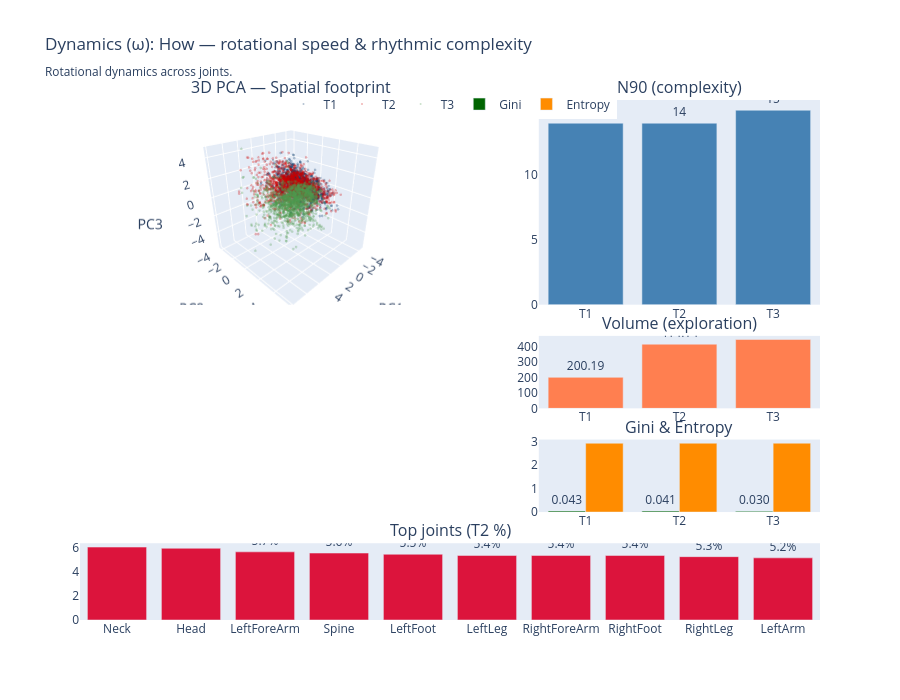

The notebook cell saved with this chart:
### Markdown cell above
## Phase 6: Museum-Grade Sectional Report (Interactive Deep Dive)

One viewport-height section per branch. Each section: **Hero 3D** (left 60%), **Logic panel** (right 40%: N90, Volume, Gini/Entropy), **Anatomy footer** (joint loadings). Bootstrap container max-width 1200px, Key Findings legend at top. Saved as **Subject_671_Interactive_DeepDive.html**.

### Code cell
# ============================================================
# Phase 6: Sectional figures + Interactive Deep Dive HTML
# ============================================================
from pathlib import Path
from EDA_PCA import create_phase6_branch_figures, save_interactive_deepdive_html

try:
    results_dir
except NameError:
    results_dir = (Path(PROJECT_ROOT) / "results" / f"Subject_{SUBJECT_ID}").resolve()
results_dir.mkdir(parents=True, exist_ok=True)

branch_figures = create_phase6_branch_figures(
    pca_results, n90_results, volume_results, stats_results, session_loadings,
)
deepdive_path = results_dir / f"Subject_{SUBJECT_ID}_Interactive_DeepDive.html"
save_interactive_deepdive_html(
    branch_figures, deepdive_path, subject_id=str(SUBJECT_ID),
    available_timepoints=AVAILABLE_TIMEPOINTS,
)
print(f"Phase 6 report saved: {deepdive_path}")
# Optional: display first branch figure in notebook
branch_figures[0][2].show()

### Figure 1 — Plotly figure (JSON) as saved in the notebook; plotly's stock layout.template omitted (floating-point values rounded to 4 significant figures; data arrays with more than 128 entries replaced by an {"elided": "..."} marker saying what was removed)
{"data": [{"legendgroup": "T1", "marker": {"color": "rgb(0, 51, 102)", "opacity": 0.3, "size": 1.5}, "mode": "markers", "name": "T1", "scene": "scene", "type": "scatter3d", "x": {"elided": "1500 float values"}, "y": {"elided": "1500 float values"}, "z": {"elided": "1500 float values"}}, {"legendgroup": "T2", "marker": {"color": "rgb(204, 0, 0)", "opacity": 0.3, "size": 1.5}, "mode": "markers", "name": "T2", "scene": "scene", "type": "scatter3d", "x": {"elided": "1500 float values"}, "y": {"elided": "1500 float values"}, "z": {"elided": "1500 float values"}}, {"legendgroup": "T3", "marker": {"color": "rgb(76, 153, 76)", "opacity": 0.3, "size": 1.5}, "mode": "markers", "name": "T3", "scene": "scene", "type": "scatter3d", "x": {"elided": "1500 float values"}, "y": {"elided": "1500 float values"}, "z": {"elided": "1500 float values"}}, {"marker": {"color": "steelblue"}, "showlegend": false, "text": ["14", "14", "15"], "textposition": "outside", "texttemplate": "%{y}", "type": "bar", "x": ["T1", "T2", "T3"], "xaxis": "x", "y": [14, 14, 15], "yaxis": "y"}, {"marker": {"color": "coral"}, "showlegend": false, "text": ["200.19", "414.14", "444.30"], "textposition": "outside", "type": "bar", "x": ["T1", "T2", "T3"], "xaxis": "x2", "y": [200.2, 414.1, 444.3], "yaxis": "y2"}, {"legendgroup": "gini", "marker": {"color": "darkgreen"}, "name": "Gini", "text": ["0.043", "0.041", "0.030"], "textposition": "outside", "type": "bar", "x": ["T1", "T2", "T3"], "xaxis": "x3", "y": [0.04297, 0.04087, 0.03022], "yaxis": "y3"}, {"legendgroup": "entropy", "marker": {"color": "darkorange"}, "name": "Entropy", "text": ["2.942", "2.942", "2.943"], "textposition": "outside", "type": "bar", "x": ["T1", "T2", "T3"], "xaxis": "x3", "y": [2.942, 2.942, 2.943], "yaxis": "y3"}, {"marker": {"color": "crimson"}, "showlegend": false, "text": ["6.1%", "6.0%", "5.7%", "5.6%", "5.5%", "5.4%", "5.4%", "5.4%", "5.3%", "5.2%"], "textposition": "outside", "type": "bar", "x": ["Neck", "Head", "LeftForeArm", "Spine", "LeftFoot", "LeftLeg", "RightForeArm", "RightFoot", "RightLeg", "LeftArm"], "xaxis": "x4", "y": [6.1, 6, 5.7, 5.6, 5.5, 5.4, 5.4, 5.4, 5.3, 5.2], "yaxis": "y4"}], "layout": {"annotations": [{"font": {"size": 16}, "showarrow": false, "text": "3D PCA — Spatial footprint", "x": 0.285, "xanchor": "center", "xref": "paper", "y": 1, "yanchor": "bottom", "yref": "paper"}, {"font": {"size": 16}, "showarrow": false, "text": "N90 (complexity)", "x": 0.81, "xanchor": "center", "xref": "paper", "y": 1, "yanchor": "bottom", "yref": "paper"}, {"font": {"size": 16}, "showarrow": false, "text": "Volume (exploration)", "x": 0.81, "xanchor": "center", "xref": "paper", "y": 0.5464, "yanchor": "bottom", "yref": "paper"}, {"font": {"size": 16}, "showarrow": false, "text": "Gini & Entropy", "x": 0.81, "xanchor": "center", "xref": "paper", "y": 0.347, "yanchor": "bottom", "yref": "paper"}, {"font": {"size": 16}, "showarrow": false, "text": "Top joints (T2 %)", "x": 0.5, "xanchor": "center", "xref": "paper", "y": 0.1476, "yanchor": "bottom", "yref": "paper"}], "height": 700, "legend": {"orientation": "h", "x": 0.5, "xanchor": "center", "y": 1.02, "yanchor": "top"}, "scene": {"aspectmode": "cube", "camera": {"eye": {"x": 1.4, "y": 1.4, "z": 1}}, "domain": {"x": [0, 0.57], "y": [0.6064, 1]}, "xaxis": {"title": {"text": "PC1"}}, "yaxis": {"title": {"text": "PC2"}}, "zaxis": {"title": {"text": "PC3"}}}, "showlegend": true, "title": {"text": "Dynamics (ω): How — rotational speed & rhythmic complexity<br><sub>Rotational dynamics across joints.</sub>"}, "xaxis": {"anchor": "y", "domain": [0.62, 1], "showgrid": false, "zeroline": false}, "xaxis2": {"anchor": "y2", "domain": [0.62, 1], "showgrid": false, "zeroline": false}, "xaxis3": {"anchor": "y3", "domain": [0.62, 1], "showgrid": false, "zeroline": false}, "xaxis4": {"anchor": "y4", "domain": [0, 1], "showgrid": false, "zeroline": false}, "yaxis": {"anchor": "x", "domain": [0.6064, 1], "showgrid": false, "zeroline": false}, "yaxis2": {"anchor": "x2", "domain": [0.407, 0.5464], "showgrid": false, "zeroline": false}, "yaxis3": {"anchor": "x3", "domain": [0.2076, 0.347], "showgrid": false, "zeroline": false}, "yaxis4": {"anchor": "x4", "domain": [0, 0.1476], "showgrid": false, "zeroline": false}}}
